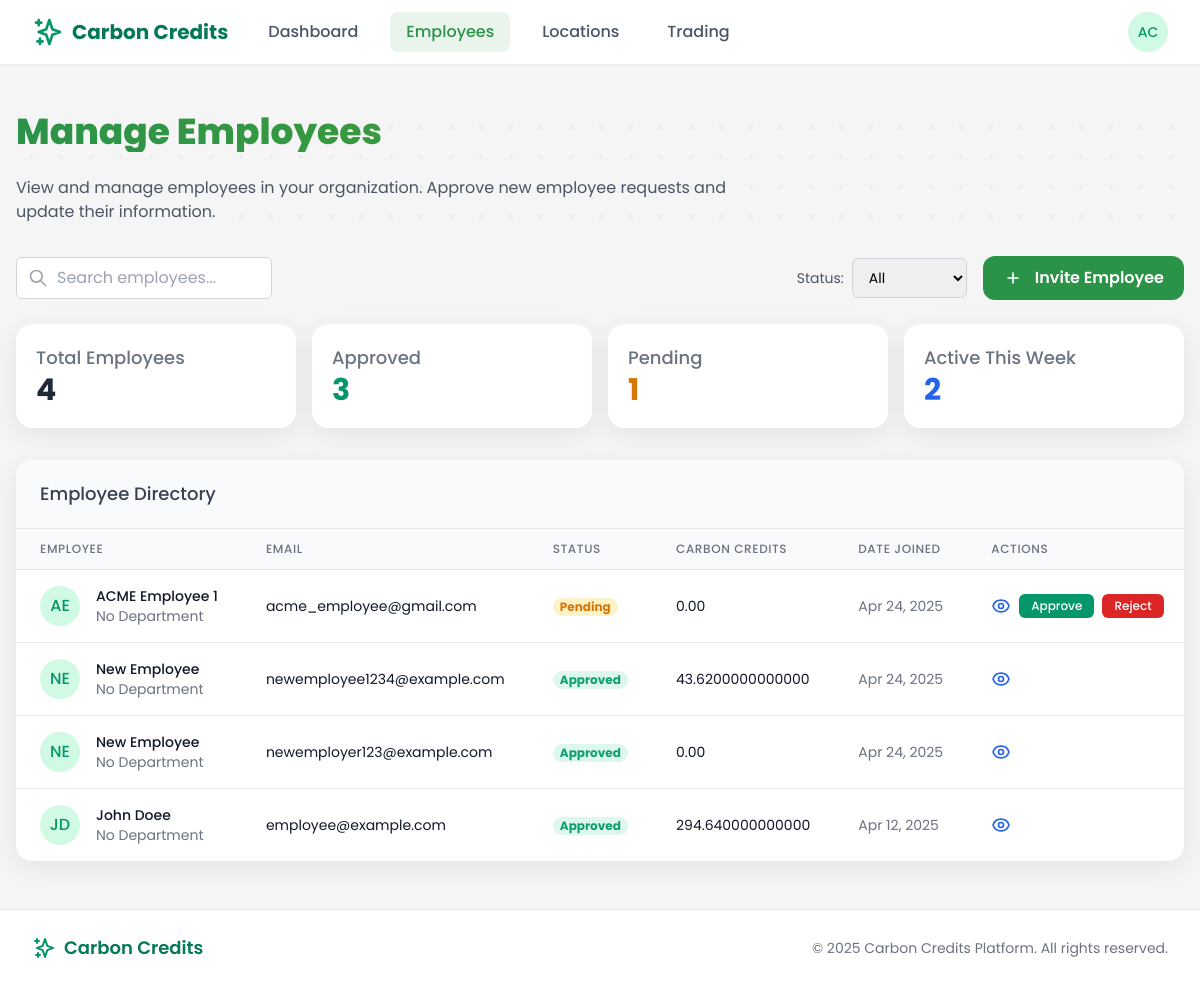
/employer/employees/ (signed in), run on an earlier commit of the app's database.
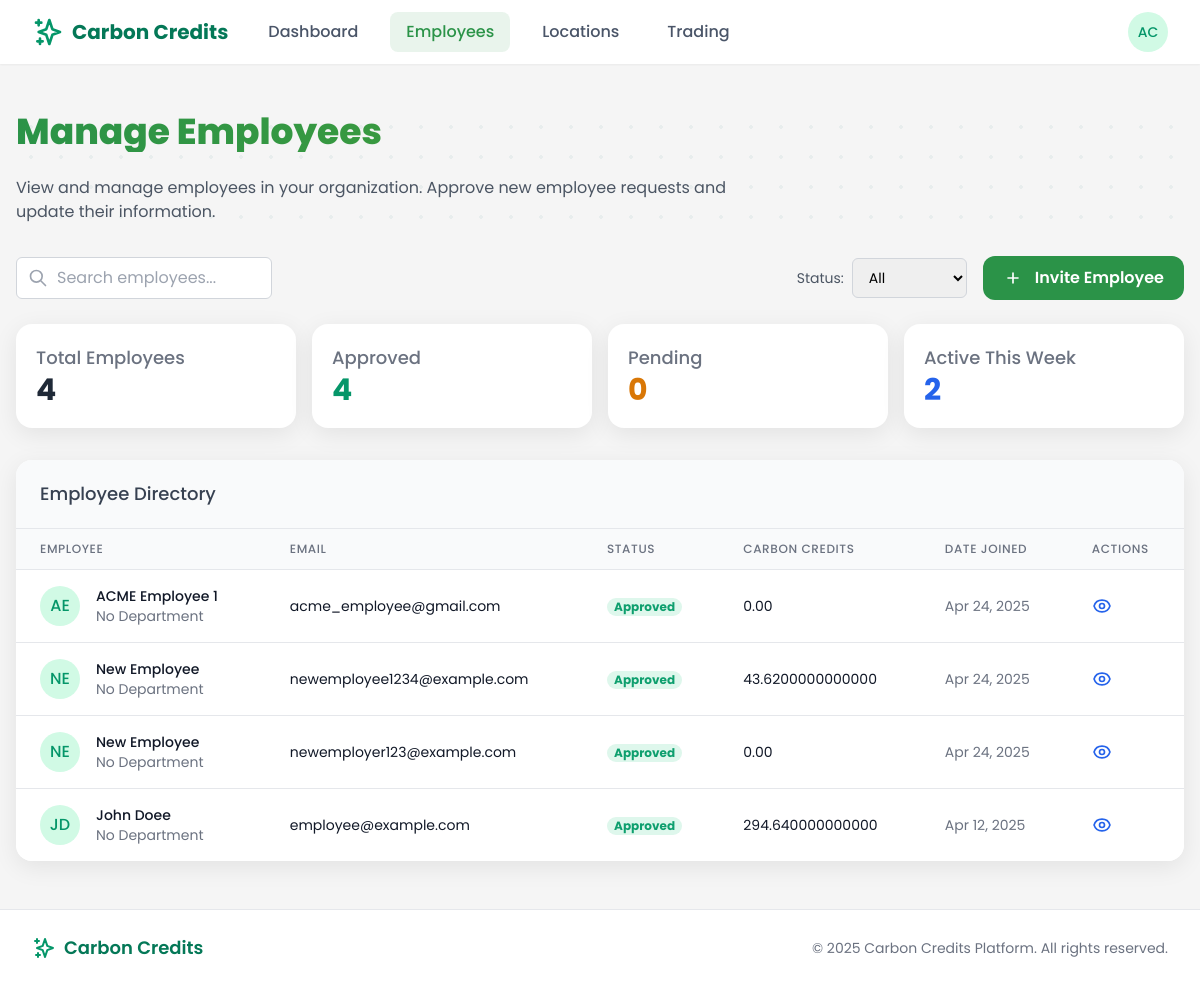
And on a later commit of the database.
### users/models.py (models this page shows, shortened)
class EmployeeProfile(models.Model):
    user = models.OneToOneField(
        CustomUser,
        on_delete=models.CASCADE,
        related_name='employee_profile'
    )
    employer = models.ForeignKey(
        EmployerProfile,
        on_delete=models.CASCADE,
        related_name='employees'
    )
    employee_id = models.CharField(max_length=50, blank=True, null=True)
    approved = models.BooleanField(default=False)
    created_at = models.DateTimeField(default=timezone.now)
    wallet_balance = models.DecimalField(max_digits=10, decimal_places=2, default=0)
    department = models.CharField(max_length=100, blank=True)

class CustomUser(AbstractUser):
    is_employee = models.BooleanField(default=False)
    is_employer = models.BooleanField(default=False)
    is_bank_admin = models.BooleanField(default=False)
    is_super_admin = models.BooleanField(default=False)
    email = models.EmailField(_('email address'), unique=True)
    date_joined = models.DateTimeField(default=timezone.now)
    approved = models.BooleanField(default=False)
    USERNAME_FIELD = 'email'
    REQUIRED_FIELDS = ['username', 'first_name', 'last_name']
    class Meta:
        verbose_name = _('user')
        verbose_name_plural = _('users')

### core/views/employer_views.py (the view)
# urls.py: path('employees/', employees_list, name='employees'),
@login_required
@user_passes_test(lambda u: u.is_employer)
def employees_list(request):
    employees = request.user.employer_profile.employees.all().order_by('-created_at')
    total_employees = employees.count()
    approved_employees = employees.filter(approved=True).count()
    pending_employees = employees.filter(approved=False).count()
    one_week_ago = timezone.now() - timedelta(days=7)
    employee_ids = employees.filter(approved=True).values_list('id', flat=True)
    active_employees_count = Trip.objects.filter(
        employee__in=employee_ids,
        start_time__gte=one_week_ago
    ).values('employee').distinct().count()
    for employee in employees:
        employee_trips = Trip.objects.filter(employee=employee)
        employee.total_credits = employee_trips.aggregate(Sum('credits_earned'))['credits_earned__sum'] or 0
        employee.trip_count = employee_trips.count()
        employee.total_co2_saved = employee_trips.aggregate(Sum('carbon_savings'))['carbon_savings__sum'] or 0
    context = {
        'employees': employees,
        'total_employees': total_employees,
        'approved_employees': approved_employees,
        'pending_employees': pending_employees,
        'active_employees_count': active_employees_count,
        'page_title': 'Manage Employees',
    }
    return render(request, 'employer/employees.html', context)

### templates/employer/employees.html (shortened to what the changed rows need)
{% extends 'base.html' %}
{% block content %}
<div class="employees-container px-4 py-6">
    <div class="relative mb-8">
        <div class="relative z-10">
            <h1 class="section-headline text-3xl md:text-4xl font-bold mb-6">Manage Employees</h1>
        </div>
    </div>
    <div class="grid grid-cols-1 sm:grid-cols-2 md:grid-cols-4 gap-4 mb-8">
        <div class="modern-card p-5">
            <h3 class="text-lg font-medium text-gray-500">Approved</h3>
            <p class="text-3xl font-bold text-green-600">{{ approved_employees }}</p>
        </div>
        <div class="modern-card p-5">
            <h3 class="text-lg font-medium text-gray-500">Pending</h3>
            <p class="text-3xl font-bold text-yellow-600">{{ pending_employees }}</p>
        </div>
    </div>
    <div class="modern-card overflow-hidden">
        {% if employees %}
        <div class="overflow-x-auto">
            <table class="min-w-full divide-y divide-gray-200">
                <thead class="bg-gray-50">
                    <tr>
                        <th scope="col" class="px-6 py-3 text-left text-xs font-medium text-gray-500 uppercase tracking-wider">Employee</th>
                        <th scope="col" class="px-6 py-3 text-left text-xs font-medium text-gray-500 uppercase tracking-wider">Email</th>
                        <th scope="col" class="px-6 py-3 text-left text-xs font-medium text-gray-500 uppercase tracking-wider">Status</th>
                        <th scope="col" class="px-6 py-3 text-left text-xs font-medium text-gray-500 uppercase tracking-wider">Carbon Credits</th>
                        <th scope="col" class="px-6 py-3 text-left text-xs font-medium text-gray-500 uppercase tracking-wider">Date Joined</th>
                        <th scope="col" class="px-6 py-3 text-left text-xs font-medium text-gray-500 uppercase tracking-wider">Actions</th>
                    </tr>
                </thead>
                <tbody class="bg-white divide-y divide-gray-200" id="employees-table-body">
                    {% for employee in employees %}
                    <tr class="employee-row" data-status="{% if employee.approved %}approved{% else %}pending{% endif %}">
                        <td class="px-6 py-4 whitespace-nowrap">
                            <div class="flex items-center">
                                <div class="h-10 w-10 rounded-full bg-green-100 flex items-center justify-center text-green-600 font-medium">
                                    {{ employee.user.first_name|slice:":1" }}{{ employee.user.last_name|slice:":1" }}
                                </div>
                                <div class="ml-4">
                                    <div class="text-sm font-medium text-gray-900">{{ employee.user.get_full_name }}</div>
                                    <div class="text-sm text-gray-500">{{ employee.department|default:"No Department" }}</div>
                                </div>
                            </div>
                        </td>
                        <td class="px-6 py-4 whitespace-nowrap">
                            <div class="text-sm text-gray-900">{{ employee.user.email }}</div>
                        </td>
                        <td class="px-6 py-4 whitespace-nowrap">
                            {% if employee.approved %}
                            <span class="badge badge-success">Approved</span>
                            {% else %}
                            <span class="badge badge-warning">Pending</span>
                            {% endif %}
                        </td>
                        <td class="px-6 py-4 whitespace-nowrap">
                            <div class="text-sm text-gray-900">{{ employee.total_credits|default:"0.00" }}</div>
                        </td>
                        <td class="px-6 py-4 whitespace-nowrap text-sm text-gray-500">
                            {{ employee.created_at|date:"M d, Y" }}
                        </td>
                        <td class="px-6 py-4 whitespace-nowrap text-right text-sm font-medium">
                            <div class="flex space-x-2">
                                <button
                                    class="text-blue-600 hover:text-blue-900 action-btn view-employee-btn"
                                    data-employee-id="{{ employee.id }}"
                                    data-employee-name="{{ employee.user.get_full_name }}"
                                    data-employee-email="{{ employee.user.email }}"
                                    data-employee-status="{% if employee.approved %}Approved{% else %}Pending{% endif %}"
                                    data-employee-joined="{{ employee.created_at|date:'M d, Y' }}"
                                    data-employee-department="{{ employee.department|default:'Not specified' }}"
                                    data-employee-credits="{{ employee.total_credits|default:'0.00' }}"
                                    data-employee-trips="{{ employee.trip_count|default:'0' }}"
                                    data-employee-co2="{{ employee.total_co2_saved|default:'0.00' }}"
                                >
                                </button>
                                {% if not employee.approved %}
                                <form method="post" action="{% url 'employer:employee_approval' employee.id %}?action=approve" class="inline">
                                    <button type="submit" class="px-3 py-1 bg-green-600 text-white rounded-md hover:bg-green-700 transition-colors text-xs font-medium">
                                        Approve
                                    </button>
                                </form>
                                <form method="post" action="{% url 'employer:employee_approval' employee.id %}?action=reject" class="inline ml-2">
                                    <button type="submit" class="px-3 py-1 bg-red-600 text-white rounded-md hover:bg-red-700 transition-colors text-xs font-medium">
                                        Reject
                                    </button>
                                </form>
                                {% endif %}
                            </div>
                        </td>
                    </tr>
                    {% endfor %}
                </tbody>
            </table>
        </div>
        {% endif %}
    </div>
</div>
{% endblock %}

What changed in the data, as far as the page shows it:
changed EmployeeProfile "ACME Employee 1": approved "Pending Approve Reject" → "Approved"
Also different on the page:
{{ approved_employees }}: "3" → "4"
{{ pending_employees }}: "1" → "0"
